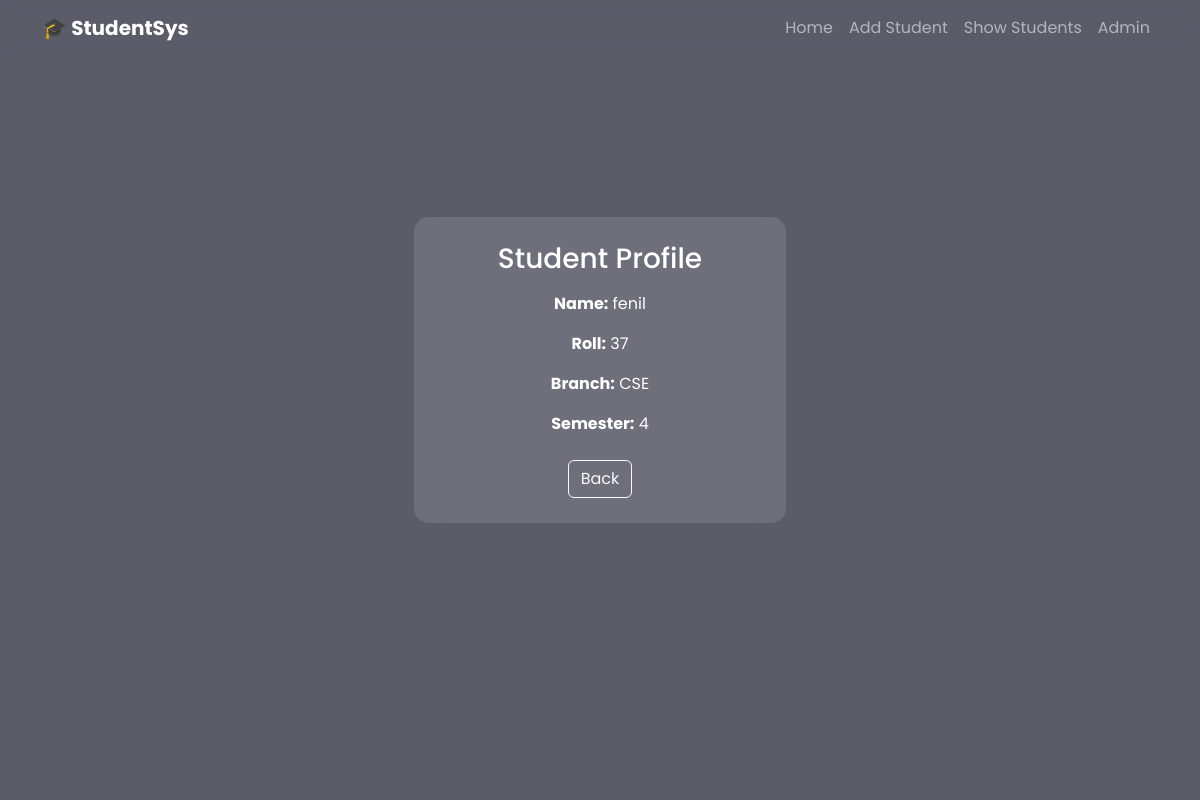
Screenshot of /student/1/ with the database file from the repository.
### hello/models.py (models this page shows, shortened)
class Student(models.Model):
    name = models.CharField(max_length=100)
    roll_number = models.CharField(max_length=20, unique=True)
    branch = models.CharField(max_length=100)
    semester = models.IntegerField()

### hello/views.py (the view)
# urls.py: path('student/<int:id>/', student_detail, name='student_detail'),
def student_detail(request, id):
    student = get_object_or_404(Student, id=id)
    return render(request, "student_detail.html", {"student": student})

### hello/templates/student_detail.html
{% extends 'base.html' %}
{% block content %}
<div class="container d-flex justify-content-center align-items-center" style="min-height: 70vh;">
    <div class="glass col-md-4 text-center">
        <h3 class="mb-3">Student Profile</h3>
        <p><b>Name:</b> {{ student.name }}</p>
        <p><b>Roll:</b> {{ student.roll_number }}</p>
        <p><b>Branch:</b> {{ student.branch }}</p>
        <p><b>Semester:</b> {{ student.semester }}</p>
        <a href="{% url 'student_list' %}" class="btn btn-outline-light mt-2">Back</a>
    </div>
</div>
{% endblock %}

### hello/templates/base.html (style rules this page uses)
* { box-sizing: border-box; }
html, body { height: 100%; margin: 0; font-family: 'Poppins', sans-serif; color: white; }
.glass { background: rgba(255, 255, 255, 0.12); backdrop-filter: blur(12px); border-radius: 15px; padding: 25px; }

### rows the page displays
Student: name "fenil", roll_number "37", branch "CSE", semester "4"
